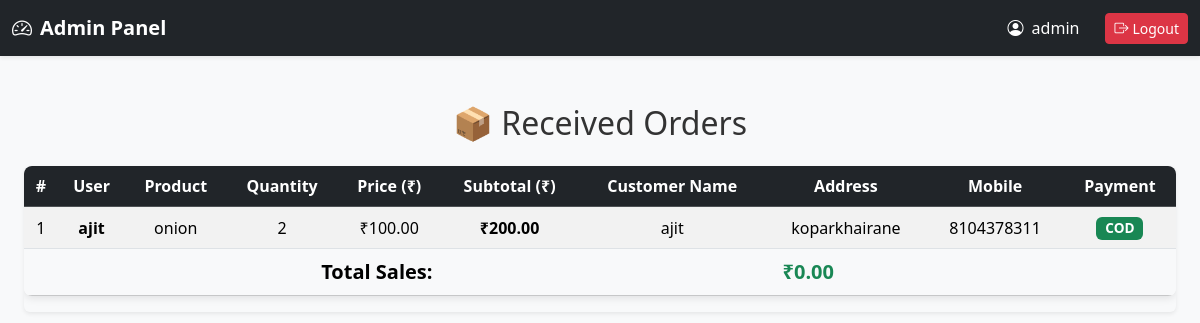
Page /admin/orders (signed in) on the earlier database version.
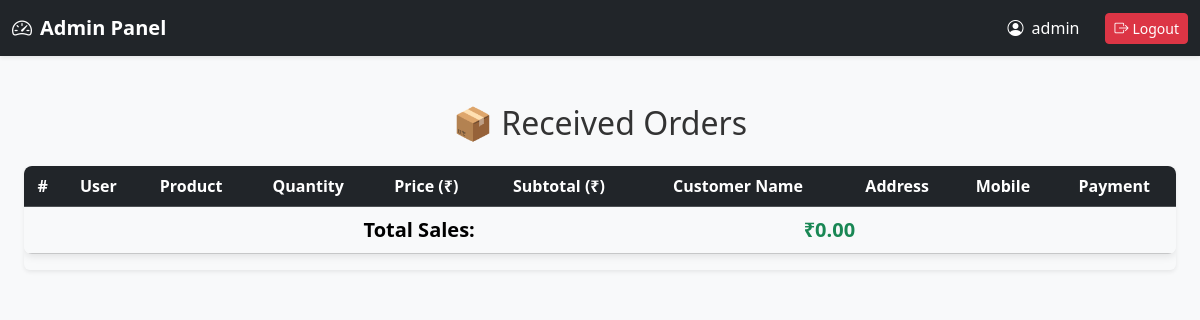
Same page on the later database version.
### app.py (models this page shows)
class Order(db.Model):
    id = db.Column(db.Integer, primary_key=True)
    user_id = db.Column(db.Integer, nullable=False)
    product_id = db.Column(db.Integer, nullable=False)
    quantity = db.Column(db.Integer, default=1)
    customer_name = db.Column(db.String(150))
    address = db.Column(db.Text)
    mobile = db.Column(db.String(15))
    payment_method = db.Column(db.String(20))

class User(UserMixin, db.Model):
    id = db.Column(db.Integer, primary_key=True)
    username = db.Column(db.String(150), unique=True, nullable=False)
    password = db.Column(db.String(255), nullable=False)
    is_admin = db.Column(db.Boolean, default=False)

class Product(db.Model):
    id = db.Column(db.Integer, primary_key=True)
    name = db.Column(db.String(150), nullable=False)
    price = db.Column(db.Float, nullable=False)
    image = db.Column(db.String(150), nullable=False)
    status = db.Column(db.String(20), nullable=False, default='available')  # available / upcoming

### app.py (the view)
@app.route('/admin/orders')
@admin_required
def admin_orders():
    orders = Order.query.all()
    products = {p.id: p for p in Product.query.all()}
    users = {u.id: u for u in User.query.all()}
    return render_template('admin_orders.html', orders=orders, products=products, users=users)

### app.py (called while the page is built)
@login_manager.user_loader
def load_user(user_id):
    return db.session.get(User, int(user_id))

def admin_required(f):
    @wraps(f)
    def wrapper(*args, **kwargs):
        if not current_user.is_authenticated or not current_user.is_admin:
            flash("Admin access required!", "danger")
            return redirect(url_for('admin_login'))
        return f(*args, **kwargs)
    return wrapper

### templates/admin_orders.html
{% extends 'admin_base.html' %}
{% block content %}
<div class="container mt-5">
    <h2 class="mb-4 text-center">📦 Received Orders</h2>
    {% if orders %}
    <div class="table-responsive shadow-sm rounded">
        <table class="table table-striped table-hover align-middle text-center">
            <thead class="table-dark text-white">
                <tr>
                    <th>#</th>
                    <th>User</th>
                    <th>Product</th>
                    <th>Quantity</th>
                    <th>Price (₹)</th>
                    <th>Subtotal (₹)</th>
                    <th>Customer Name</th>
                    <th>Address</th>
                    <th>Mobile</th>
                    <th>Payment</th>
                </tr>
            </thead>
            <tbody>
                {% set total_sales = 0 %}
                {% for order in orders %}
                    {% set p = products.get(order.product_id) %}
                    {% set u = users.get(order.user_id) %}
                    {% if p and u %}
                    {% set subtotal = p.price * order.quantity %}
                    {% set total_sales = total_sales + subtotal %}
                    <tr>
                        <td>{{ loop.index }}</td>
                        <td class="fw-semibold">{{ u.username }}</td>
                        <td>{{ p.name }}</td>
                        <td>{{ order.quantity }}</td>
                        <td>₹{{ "%.2f"|format(p.price) }}</td>
                        <td class="fw-bold">₹{{ "%.2f"|format(subtotal) }}</td>
                        <td>{{ order.customer_name or "-" }}</td>
                        <td>{{ order.address or "-" }}</td>
                        <td>{{ order.mobile or "-" }}</td>
                        <td>
                            {% if order.payment_method %}
                                <span class="badge bg-success">{{ order.payment_method }}</span>
                            {% else %}
                                <span class="badge bg-warning text-dark">Pending</span>
                            {% endif %}
                        </td>
                    </tr>
                    {% endif %}
                {% endfor %}
            </tbody>
            <tfoot class="table-light">
                <tr>
                    <th colspan="5" class="text-end fs-5">Total Sales:</th>
                    <th colspan="5" class="fs-5 text-success fw-bold">₹{{ "%.2f"|format(total_sales) }}</th>
                </tr>
            </tfoot>
        </table>
    </div>
    {% else %}
        <div class="alert alert-info text-center p-4 shadow-sm rounded">
            <h5 class="mb-2">No orders received yet.</h5>
            <p>Orders placed by customers will appear here.</p>
        </div>
    {% endif %}
</div>
{% endblock %}

Differences in the rows shown:
no longer on this page (row edited): Order: quantity "2", subtotal "200.00", customer_name "ajit", address "koparkhairane", mobile "8104378311", payment_method "COD"
no longer on this page (row unchanged): User: username "ajit"
removed Product: name "onion", price "100.00"
